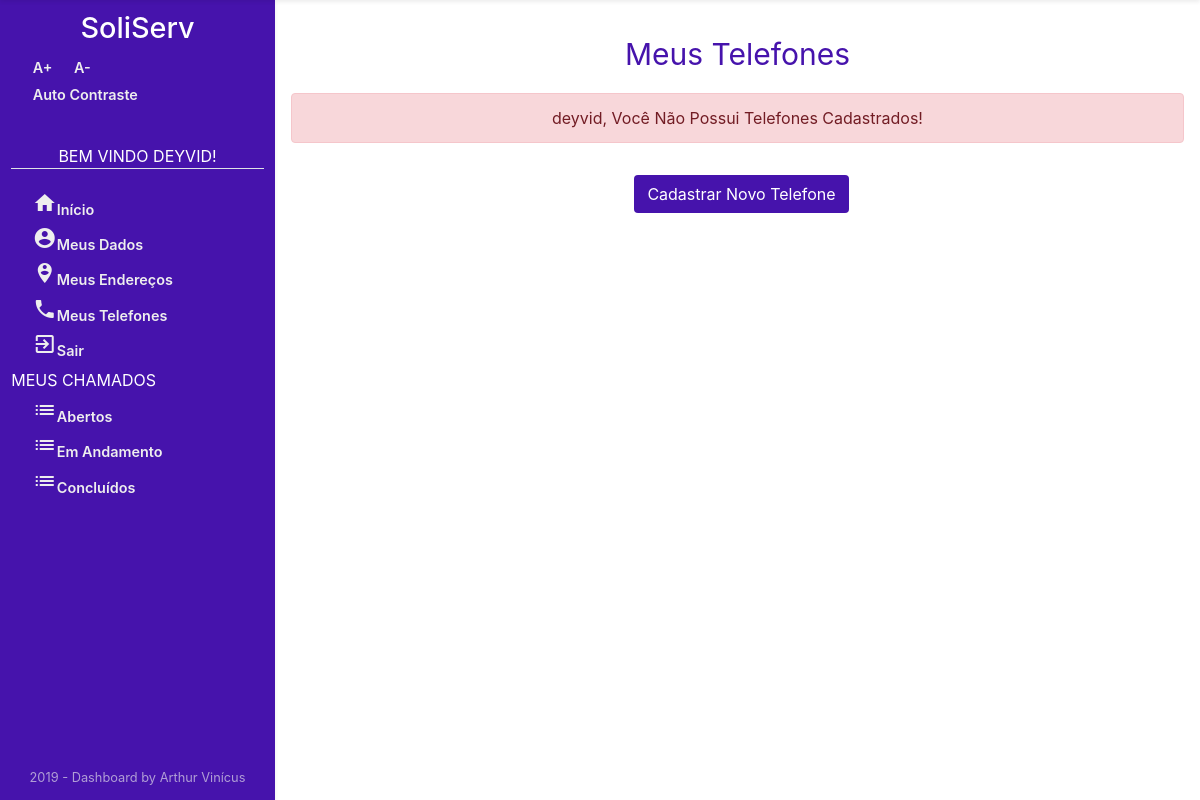
The app's page /Usuario/meusTelefones/ (signed in), older data.
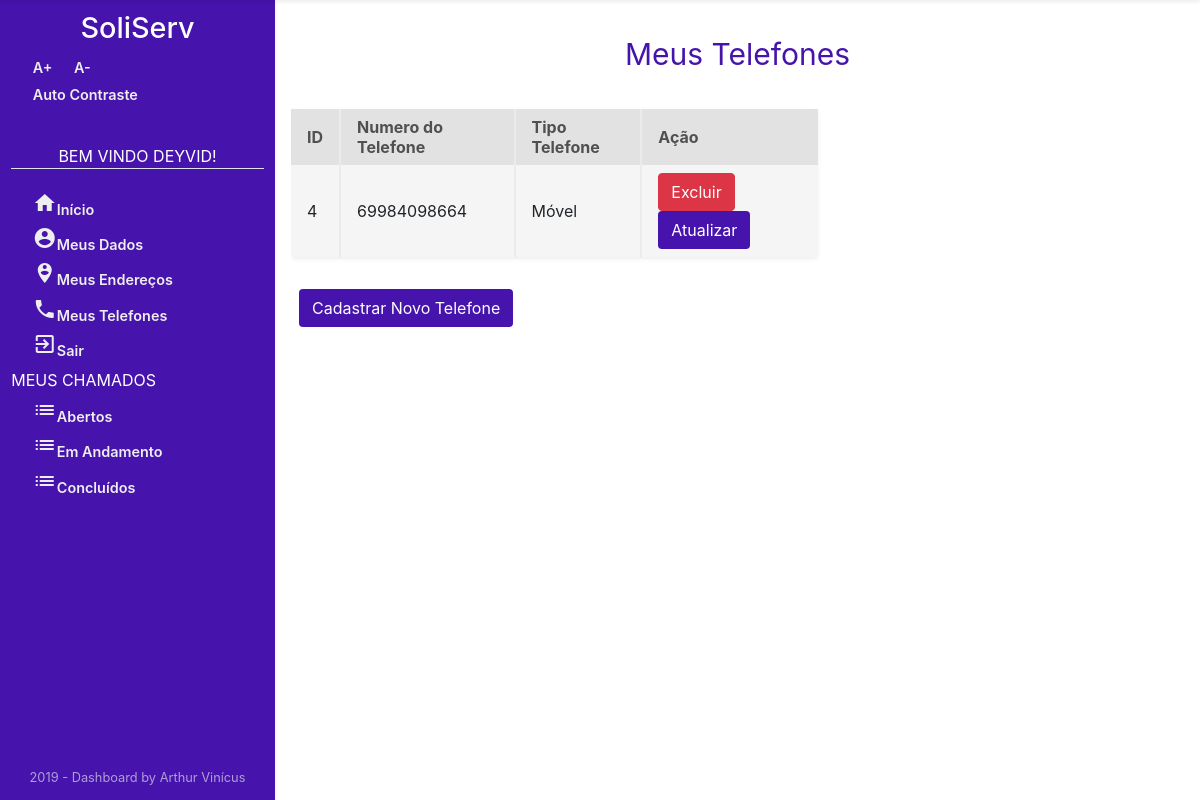
The same page, newer data.
### Usuario/models.py (models this page shows, shortened)
class Telefone(models.Model):
    numero = models.CharField('NÚMERO', max_length=11)
    idTipoTelefone = models.ForeignKey(
        TipoTelefone, on_delete=models.CASCADE, verbose_name="TIPO TELEFONE")
    idPessoa = models.ForeignKey(
        User, on_delete=models.CASCADE, verbose_name="PESSOA")
    class Meta:
        verbose_name = "Telefone"
        verbose_name_plural = "Telefones"

class TipoTelefone(models.Model):
    descricao = models.CharField('TIPO TELEFONE', max_length=20)
    class Meta:
        verbose_name = "TipoTelefone"
        verbose_name_plural = "TipoTelefones"

### Usuario/views.py (the view)
# urls.py: path('meusTelefones/', views.TelefonesList, name='listaTelefones'),
def TelefonesList(request):
    telefones_list = Telefone.objects.filter(idPessoa_id=request.user.id)
    context = {'telefones_list': telefones_list}
    if not request.user.is_authenticated:
        return render(request, 'Usuario/acessoNegado.html')
    else:
        return render(request, 'Usuario/telefonesList.html', context)

### Usuario/templates/Usuario/telefonesList.html (shortened to what this page needs)
{% extends "sistemaDeGestaoDeServicosPublicos/index1.html" %}
{% block centro %}
{% if user.is_authenticated %}
{% if telefones_list %}
<div class="mt-3 container text-center ">
    <p style="color: #4613ac; font-size: 30px;">Meus Telefones</p>
</div>
<div>
    <div class="section-2" style="overflow-x: auto;">
        <div class="mt-3 mb-3 table-holder rounded shadow-sm">
            <table>
                <tr>
                    <th>ID</th>
                    <th>Numero do Telefone</th>
                    <th>Tipo Telefone</th>
                    <th>Ação</th>
                </tr>
                {% for telefone in telefones_list %}
                <tr>
                    <td>{{telefone.id}}</td>
                    <td>{{telefone.numero}}</td>
                    <td>{{telefone.idTipoTelefone.descricao}}</td>
                    <td>
                        <a class="btn btn-danger" style="color: white;" href="{% url 'telefone_deletar' telefone.id %}"
                            title="Excluir Telefone">
                            Excluir</a>
                        <a class="btn " style="background-color: #4613ac; color: white;"
                            href="{% url 'telefone_atualizar' telefone.id %}" title="Atualizar Telefone">Atualizar</a>
                    </td>
                </tr>
                {% endfor %}
            </table>
        </div>
    </div>
     <a class="btn  ml-2 mb-3 mt-3" style="background-color: #4613ac; color: white;"
                href="{% url 'cadastroTelefone' %}" title="Cadastrar Telefone">Cadastrar
                Novo Telefone</a>
</div>
    {% else %}
    <div class="text-center">
        <div class="mt-3 container text-center ">
            <p style="color: #4613ac; font-size: 30px;">Meus Telefones</p>
        </div>
        <div class="alert alert-danger mt-3">
            {{ user.first_name }}, Você Não Possui Telefones Cadastrados!
        </div>
        <a class="btn  ml-2 mb-3 mt-3" style="background-color: #4613ac; color: white;"
            href="{% url 'cadastroTelefone' %}" title="Cadastrar Telefone">Cadastrar
            Novo Telefone
        </a>
    </div>
    {% endif %}
    {% endif %}
    {% endblock %}

### templates/sistemaDeGestaoDeServicosPublicos/index1.html (shortened to what this page needs)
<!DOCTYPE html>
<html lang="pt-br">
{% load staticfiles %}
<head>
    <link rel="stylesheet" href="https://stackpath.bootstrapcdn.com/bootstrap/4.3.1/css/bootstrap.min.css"
>
    <link href="https://unpkg.com/material-components-web@latest/dist/material-components-web.min.css" rel="stylesheet">
    <link rel="stylesheet" href="{% static 'css/dashboard-itens.css' %}">
    <link rel="stylesheet" href="{% static 'css/style.css' %}">
    <link rel="stylesheet" href="{% static 'css/zocial.css' %}">
</head>
<body class="acessibilidade" onresize="verificaSide()">
    <main class="main">
        <div class="sidebar shadow-sm" id="sidebar">
            <h1>SoliServ</h1>
            <div class="AcessibilidadeFontes">
                <a onClick="fonte('a');" title="Aumentar Tamanho da Fonte" href="#">A+</a>
                <a onClick="fonte('d');" title="Diminuir Tamanho da Fonte" href="#">A-</a>
            </div>
            {% if user.is_authenticated %}
            <a href="#altocontraste" id="altocontraste" accesskey="3" title="Auto Contraste"
                onclick="window.toggleContrast()" onkeydown="window.toggleContrast()">Auto
                Contraste</a> {% else %}
            <a class="border-bottom" href="#altocontraste" id="altocontraste" accesskey="3" title="Auto Contraste"
                onclick="window.toggleContrast()" onkeydown="window.toggleContrast()">Auto
                Contraste</a> {% endif %} {% if user.is_authenticated %}
            <nav>
                <p class="border-bottom text-center naoMostrarMouse">Bem Vindo {{ user.first_name }}!</p>
                <a href="{% url 'index' %}" title="Página Inicial"><i class="material-icons mt-3">home</i>Início</a>
                <a href="{% url 'meusDados' %}" title="Meus Dados"><i class="material-icons"> account_circle</i>Meus
                    Dados</a>
                <a href="{% url 'listaEnderecos' %}" title="Meus Endereços"><i
                        class="material-icons">person_pin_circle</i>Meus Endereços</a>
                <a href="{% url 'listaTelefones' %}" title="Meus Telefones"><i class="material-icons">phone</i>Meus
                    Telefones</a>
                <a href="{% url 'logout' %}" title="Log-out"><i class="material-icons">exit_to_app</i>Sair</a>
                <p class="naoMostrarMouse">Meus Chamados</p>
                <a href="/" title="Chamados Em Aberto"><i class="material-icons">list</i>Abertos</a>
                <a href="/" title="Chamados Em Andamento "><i class="material-icons">list</i>Em Andamento</a>
                <a href="/" title="Chamados Concluídos"><i class="material-icons">list</i>Concluídos</a>
            </nav>
                {% endif %}
            <p class="credit m-0">2019 - Dashboard by Arthur Vinícus</p>
        </div>
        <body>
            <div class="content d-flex flex-column" id="content">
                <div>
                    {% block centro%}
                     {% endblock %}
                </div>
            </div>
        </body>
    </main>
</body>
</html>

Row changes from the older to the newer data that the page shows:
added Telefone: id "4", numero "69984098664", idTipoTelefone.descricao "Móvel"
Text that changed along with them:
{{ user.first_name }}: "deyvid" → (not shown)
text no longer shown: ", Você Não Possui Telefones Cadastrados!"
text now shown: "ID Numero do Telefone Tipo Telefone Ação"
